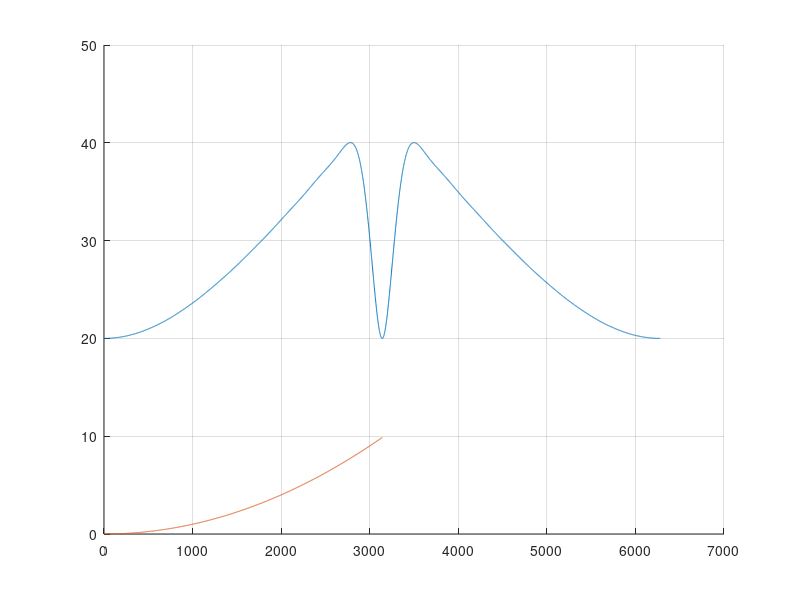

Write MATLAB code to recreate this figure. (Note: this script raises an error after producing the figure.)
clc
clear all
close all

k=1;
Ord=31;

n=(Ord-1)/2;
grid on
hold on

for i=-n:n
    K=k*i*pi;
h(n+i+1)=(4*K*cos(K)+2*(-2+K^2)*sin(K))/(i^2);
end
h(i+1)=20;

y1=abs(fft(h,6280));
% figure(1)
% plot(y(1:3140)); 




for i=0:3140
    u(i+1)=((pi/3140)*i)^2;
end
     

% for i=1:3140
%     e(i)=y(i)-u(i);
% end
% figure(1)
%  grid on
%  plot(e(1:2500));xlabel('Frequency (Hz)');ylabel('Magnitude Response');
% hold on


alp=5.691562;
for i=-n:n
r(i+n+1)=besseli(0,alp*sqrt(1-(2*i/(Ord-1))^2))/besseli(0,alp);
end
T=h.*r;

y=abs(fft(T,6280));

 figure(1)
 plot(y)
 plot(u)

 
 hold on
 grid on
plot(abs(fft(lowdiff(6,29),6280))/max(abs(fft(lowdiff(6,29),6280))),'r')
 
% for i=1:3140
%     E(i)=y(i)-u(i);
% end
% hold on
% grid on
% figure(2)
% plot(E(1:2000));xlabel('Frequency (Hz)');ylabel('Magnitude Response');
